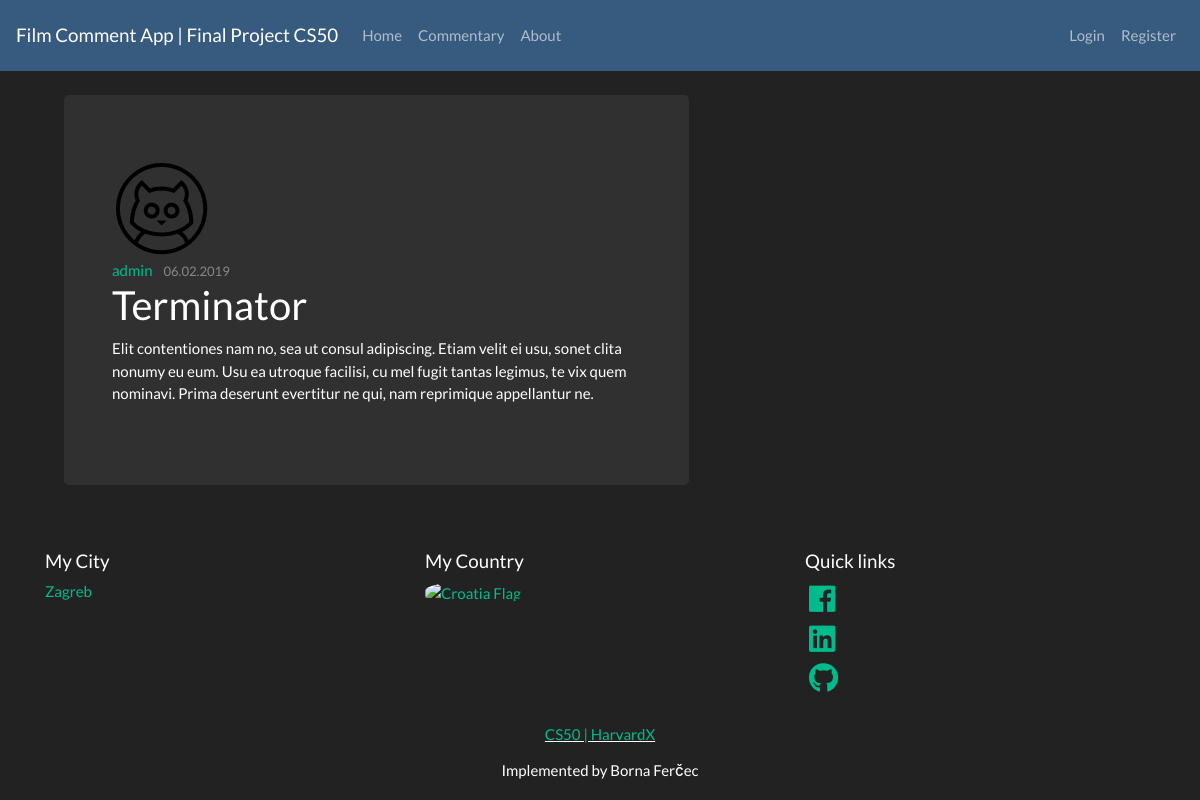
The page /post/5 on the database its author committed.
### final_project/models.py (models this page shows, shortened)
class User(db.Model, UserMixin):
    id = db.Column(db.Integer, primary_key=True)
    username = db.Column(db.String(20), unique=True, nullable=False)
    email = db.Column(db.String(120), unique=True, nullable=False)
    image_file = db.Column(db.String(20), nullable=False, default='default.png')
    password = db.Column(db.String(60), nullable=False)
    posts = db.relationship('Post', backref='author', lazy=True)

class Post(db.Model):
    id = db.Column(db.Integer, primary_key=True)
    title = db.Column(db.String(100), nullable=False)
    date_posted = db.Column(db.DateTime, nullable=False, default=datetime.utcnow())
    content = db.Column(db.Text, nullable=False)
    user_id = db.Column(db.Integer, db.ForeignKey('user.id'), nullable=False)

### final_project/routes.py (the view)
@app.route("/post/<int:post_id>")
def post(post_id):
    post = Post.query.get_or_404(post_id)
    return render_template('post.html', title=post.title, post=post)

### final_project/templates/post.html (shortened to what this page needs)
{% extends "index.html" %}
{% block content %}
<div class="content-section col-md-10 pl-5 mt-4">
    <div class="jumbotron content-section col-md-8 pl-5 mt-3 ml-3">
        <img class="rounded-circle article-img" src="{{ url_for('static', filename='profile_pics/' + post.author.image_file) }}">
        <div class="media-body">
            <div class="article-metadata">
            <a class="mr-2" href="{{ url_for('user_posts', username=post.author.username )}}">{{ post.author.username }}</a>
            <small class="text-muted">{{ post.date_posted.strftime('%d.%m.%Y') }}</small>
            </div>
            <h2 class="article-title">{{ post.title }}</a></h2>
            <p class="article-content">{{ post.content }}</p>
        </div>
    </div>
</div>
{% endblock content %}

### rows shown on the page
User: image_file (placeholder picture), author.username "admin"
Post: date_posted "06.02.2019", title "Terminator", content "Elit contentiones nam no, sea ut consul adipiscing. Etiam velit ei usu, sonet clita nonumy eu eum. Usu ea utroque facilisi, cu mel fugit tantas legimus, te vix quem nominavi. Prima deserunt evertitur ne qui, nam reprimique appellantur ne."
